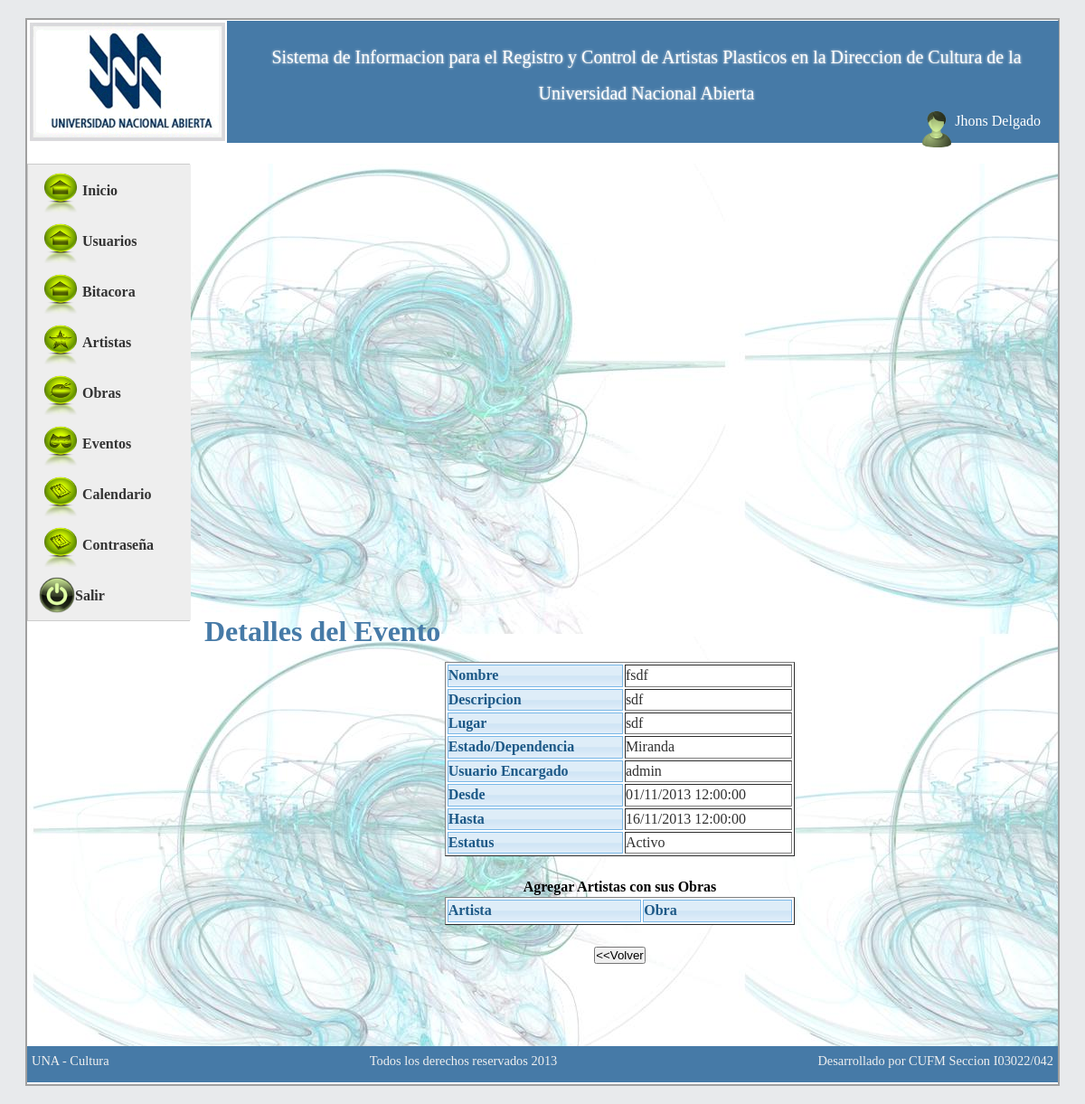
Page /sistema/controller/detalle_evento.php?id=13&p=e (signed in) on the committed database.
### tables this page shows
CREATE TABLE IF NOT EXISTS `usuarios` (
  `id_usuarios` int(11) NOT NULL AUTO_INCREMENT,
  `usuario` varchar(50) NOT NULL,
  `clave` text NOT NULL,
  `estatus` int(1) NOT NULL,
  `usuario_reg` int(11) NOT NULL,
  `fecha_reg` date NOT NULL,
  `hora_reg` time NOT NULL,
  `usuario_mod` int(11) NOT NULL,
  `fecha_mod` date NOT NULL,
  `hora_mod` time NOT NULL,
  `intentos` int(11) NOT NULL,
  `tipo` varchar(10) NOT NULL,
  `nombre` varchar(100) NOT NULL,
  `apellido` varchar(100) NOT NULL,
  `tipo_cedula` varchar(1) NOT NULL,
  `num_cedula` int(11) NOT NULL,
  `email` varchar(100) DEFAULT NULL,
  `telefono` varchar(11) DEFAULT NULL,
  `cambioclave` varchar(1) NOT NULL DEFAULT 's',
  `session` int(11) NOT NULL DEFAULT '0',
  PRIMARY KEY (`id_usuarios`),
  UNIQUE KEY `usuario` (`usuario`),
  KEY `estatus` (`estatus`)
);

CREATE TABLE IF NOT EXISTS `eventos` (
  `id_eventos` int(11) NOT NULL AUTO_INCREMENT,
  `nombre` varchar(255) NOT NULL,
  `lugar` text NOT NULL,
  `estado` int(11) NOT NULL,
  `usuario_encargado` int(11) NOT NULL,
  `descripcion` varchar(255) NOT NULL,
  `fecha_evento_inicio` date NOT NULL,
  `fecha_evento_fin` date NOT NULL,
  `hora_inicio` time NOT NULL,
  `hora_fin` time NOT NULL,
  `imagen_evento` text,
  `fecha_reg` date NOT NULL,
  `hora_reg` time NOT NULL,
  `user_reg` int(11) NOT NULL,
  `fecha_mod` date NOT NULL,
  `hora_mod` time NOT NULL,
  `user_mod` int(11) NOT NULL,
  `estatus` int(11) NOT NULL,
  PRIMARY KEY (`id_eventos`),
  KEY `usuario_encargado` (`usuario_encargado`)
);

CREATE TABLE IF NOT EXISTS `estados` (
  `id_estados` int(11) NOT NULL AUTO_INCREMENT,
  `nombre` varchar(255) NOT NULL,
  PRIMARY KEY (`id_estados`)
);

### sistema/controller/detalle_evento.php (called while the page is built, shortened)
<?php
include '../model/index.php';
if (isset($_GET['id'])) {
    $id_evento = $_GET['id'];
    $eventos = new Eventos();
    $lista = $eventos->detalle_evento($id_evento);
    $lista = mysql_fetch_array($lista);
} else {
    $ruta = '../views/index.php';
}
include '../web/layout/index.php';
?>

### sistema/model/BDculturaconexion.php (called while the page is built, shortened)
<?php
class BDculturaconexion {
    private $conexion;
    public function conectar() {
        if (!isset($this->conexion)) {
            $this->conexion = (mysql_connect("localhost", "root", "12345678")) or die(mysql_error());
        }
    }
    public function ejecutarsql($sql) {
        $resultado = mysql_query($sql, $this->conexion);
        return $resultado;
    }
}
?>

### sistema/model/Usuarios.php (called while the page is built, shortened)
<?php
class Usuarios extends BDculturaconexion {
    public function detalle($id) {
        $sql = "Select * from usuarios WHERE id_usuarios = '$id'";
        $consulta = $this->ejecutarsql($sql);
        return $consulta;
    }
    public function detalle2($id) {
        $sql = "select * from usuarios WHERE id_usuarios = '$id'";
        $consulta = $this->ejecutarsql($sql);
        $consulta = mysql_fetch_array($consulta);
        return $consulta;
    }
}
?>

### sistema/model/Eventos.php (called while the page is built, shortened)
<?php
class Eventos extends BDculturaconexion {
    public function detalle_evento($id) {
        $sql = "select * from eventos WHERE id_eventos = '$id'";
        $consulta = $this->ejecutarsql($sql);
        return $consulta;
    }
}
?>

### sistema/model/Estados.php (called while the page is built, shortened)
<?php
class Estados extends BDculturaconexion {
        public function detalle($id) {
        $sql = "select * from estados WHERE id_estados = '$id'";
        $consulta = $this->ejecutarsql($sql);
        $consulta = mysql_fetch_array($consulta);
        return $consulta;
    }
}
?>

### sistema/model/index.php (called while the page is built, shortened)
<?php
include '../model/BDculturaconexion.php';
include '../model/Artista.php';
include '../model/Estados.php';
include '../model/Usuarios.php';
include '../model/Eventos.php';
function Ajustefecha($fecha) {
    if ($fecha != '') {
        $fecha = date('d/m/Y', strtotime($fecha));
        return $fecha;
    } else {
        return '';
    }
}
?>

### sistema/views/agenda/_detalleevento.php (the view)
<div align="center">
<table width="40%" style="background-color: #FFF;" border="1">
        <tr>
            <td class="ui-state-hover">
                <strong>Nombre</strong>
            </td>
            <td>
                <?php echo $lista['nombre']; ?>
            </td>
        </tr>
        <tr>
            <td class="ui-state-hover">
                <strong>Descripcion</strong>
            </td>
            <td>
                <?php echo $lista['descripcion']; ?>
            </td>
        </tr>
        <tr>
            <td class="ui-state-hover">
                <strong>Lugar</strong>
            </td>
            <td>
                <?php echo $lista['lugar']; ?>
            </td>
        </tr>
        <tr>
            <td class="ui-state-hover">
                <strong>Estado/Dependencia</strong>
            </td>
            <td>
                <?php
                 $class_estados = new Estados();
                $class_usuario = new Usuarios();
                $valor_estado = $class_estados->detalle($lista['estado']);
                echo $valor_estado['nombre']; ?>
            </td>
        </tr>
        <tr>
            <td class="ui-state-hover">
                <strong>Usuario Encargado</strong>
            </td>
            <td>
                <?php  $valor_usuario = $class_usuario->detalle2($lista['usuario_encargado']);
                        echo $valor_usuario['usuario']; ?>
            </td>
        </tr>
        <tr>
            <td class="ui-state-hover">
                <strong>Desde</strong>
            </td>
            <td>
                <?php echo Ajustefecha($lista['fecha_evento_inicio']) . ' ' . $lista['hora_inicio']; ?>
            </td>
        </tr>
        <tr>
            <td class="ui-state-hover">
                <strong>Hasta</strong>
            </td>
            <td>
                <?php echo Ajustefecha($lista['fecha_evento_fin']) . ' ' . $lista['hora_fin']; ?>
            </td>
        </tr>
        <tr>
            <td class="ui-state-hover">
                <strong>Estatus</strong>
            </td>
            <td>
                <?php echo $lista['estatus'] == 1 ? 'Activo' : 'Inactivo'; ?>
            </td>
        </tr>
    </table>
</div>

### sistema/web/layout/header.php
<div id="header">
    <div style="width: 20%; float: left">
        <img src="../web/image/logo.png" alt="logo" />
    </div>
    <div style="width: 80%; float: right;">
        <p style="font-size: 20px; line-height: 40px; text-align: center; margin-left: 30px; margin-right: 30px; margin-top: 20px; text-shadow: 0px 0px 3px #F2F2F2;" >
            Sistema de Informacion para el Registro y Control de Artistas Plasticos en la Direccion de Cultura de la Universidad Nacional Abierta
        </p>
 <?php
        if ($_SESSION['usuario'] != '') {
            ?>
    <div style="color: #FFF; font-size: 16px; width: 200px; float: right; margin-right: 20px;" >
        <?php
        $id = @$_SESSION['usuario'];
        $user = new Usuarios();
        $usuario = $user->detalle($id);
        $usuario = mysql_fetch_array($usuario);
        ?>
        <div style="float: right;">
        <p style="float: right;"> <span style="margin-top: 1px;"><?php echo ucfirst($usuario['nombre']) . ' ' . ucfirst($usuario['apellido']); ?></span>   </p>
           </div>
        <div style="float: right;" ><img src="../web/css/images/usuario.png" width="40" /></div>
    </div>
        <?php } ?>
    </div>
</div>

### sistema/web/css/style_plantilla.css (style rules this page uses)
body { Tahoma,Arial,sans-serif;line-height:1.4em;text-align:center;color:#303030;background:#e8eaec }
* { margin:0;padding:0 }
#header { height:135px;width:100%;margin:0 1px 1px 1px;background:#467aa7;color:#fff }

### rows in the picture
usuarios: nombre "Jhons", apellido "Delgado", usuario "admin"
eventos: nombre "fsdf", descripcion "sdf", lugar "sdf", fecha_evento_inicio "01/11/2013", hora_inicio "12:00:00", fecha_evento_fin "16/11/2013", hora_fin "12:00:00"
estados: nombre "Miranda"
